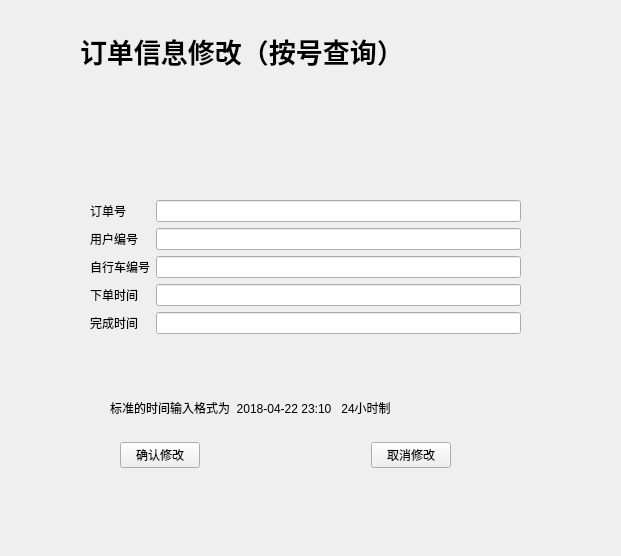
<?xml version="1.0" encoding="UTF-8"?>
<ui version="4.0">
 <class>Form</class>
 <widget class="QWidget" name="Form">
  <property name="geometry">
   <rect>
    <x>0</x>
    <y>0</y>
    <width>621</width>
    <height>556</height>
   </rect>
  </property>
  <property name="windowTitle">
   <string>Form</string>
  </property>
  <widget class="QLabel" name="label">
   <property name="geometry">
    <rect>
     <x>80</x>
     <y>30</y>
     <width>441</width>
     <height>41</height>
    </rect>
   </property>
   <property name="font">
    <font>
     <family>Arial Black</family>
     <pointsize>20</pointsize>
     <weight>75</weight>
     <bold>true</bold>
    </font>
   </property>
   <property name="text">
    <string>订单信息修改（按号查询）</string>
   </property>
  </widget>
  <widget class="QWidget" name="layoutWidget">
   <property name="geometry">
    <rect>
     <x>90</x>
     <y>200</y>
     <width>431</width>
     <height>171</height>
    </rect>
   </property>
   <layout class="QFormLayout" name="formLayout">
    <item row="0" column="1">
     <widget class="QLineEdit" name="lineEdit"/>
    </item>
    <item row="1" column="0">
     <widget class="QLabel" name="label_3">
      <property name="text">
       <string>用户编号</string>
      </property>
     </widget>
    </item>
    <item row="1" column="1">
     <widget class="QLineEdit" name="lineEdit_2"/>
    </item>
    <item row="4" column="0">
     <widget class="QLabel" name="label_4">
      <property name="text">
       <string>自行车编号</string>
      </property>
     </widget>
    </item>
    <item row="4" column="1">
     <widget class="QLineEdit" name="lineEdit_3"/>
    </item>
    <item row="5" column="0">
     <widget class="QLabel" name="label_5">
      <property name="text">
       <string>下单时间</string>
      </property>
     </widget>
    </item>
    <item row="5" column="1">
     <widget class="QLineEdit" name="lineEdit_4"/>
    </item>
    <item row="0" column="0">
     <widget class="QLabel" name="label_2">
      <property name="text">
       <string>订单号</string>
      </property>
     </widget>
    </item>
    <item row="6" column="0">
     <widget class="QLabel" name="label_6">
      <property name="text">
       <string>完成时间</string>
      </property>
     </widget>
    </item>
    <item row="6" column="1">
     <widget class="QLineEdit" name="lineEdit_5"/>
    </item>
   </layout>
  </widget>
  <widget class="QWidget" name="layoutWidget">
   <property name="geometry">
    <rect>
     <x>120</x>
     <y>440</y>
     <width>331</width>
     <height>30</height>
    </rect>
   </property>
   <layout class="QHBoxLayout" name="horizontalLayout">
    <item>
     <widget class="QPushButton" name="pushButton">
      <property name="text">
       <string>确认修改</string>
      </property>
     </widget>
    </item>
    <item>
     <spacer name="horizontalSpacer">
      <property name="orientation">
       <enum>Qt::Horizontal</enum>
      </property>
      <property name="sizeHint" stdset="0">
       <size>
        <width>40</width>
        <height>20</height>
       </size>
      </property>
     </spacer>
    </item>
    <item>
     <widget class="QPushButton" name="pushButton_2">
      <property name="text">
       <string>取消修改</string>
      </property>
     </widget>
    </item>
   </layout>
  </widget>
  <widget class="QLabel" name="label_7">
   <property name="geometry">
    <rect>
     <x>110</x>
     <y>400</y>
     <width>401</width>
     <height>16</height>
    </rect>
   </property>
   <property name="text">
    <string>标准的时间输入格式为  2018-04-22 23:10   24小时制</string>
   </property>
  </widget>
 </widget>
 <resources/>
 <connections/>
</ui>
